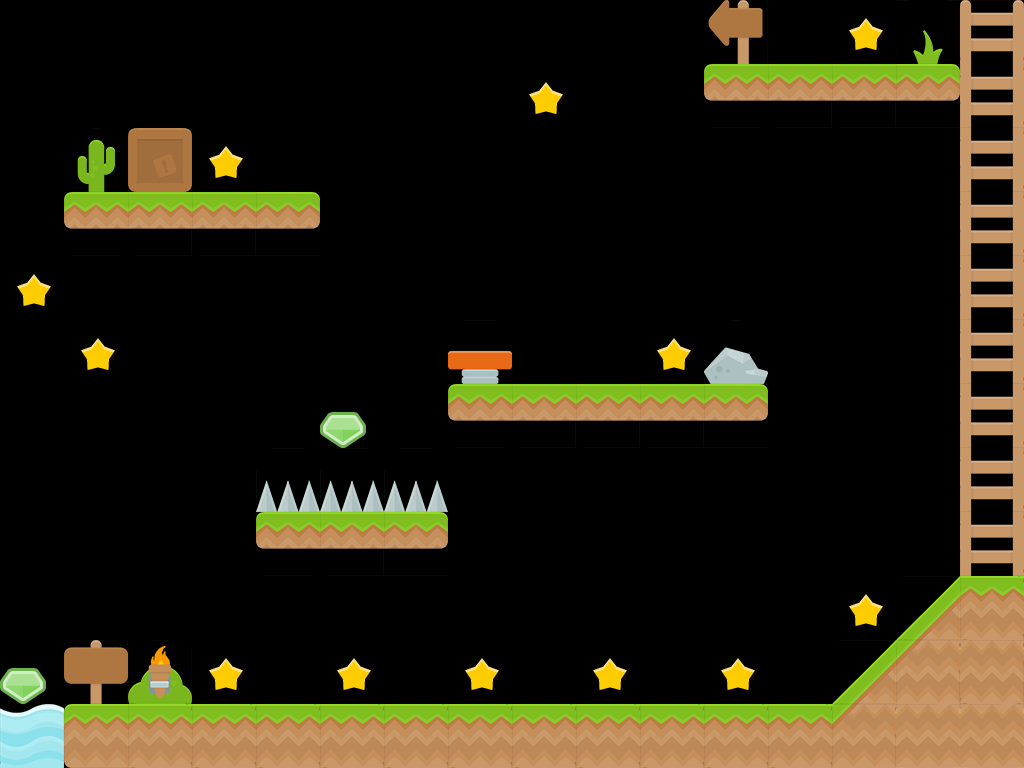

This is a level from a 2D game, rendered from its Tiled map with the project's own tilesets. A one-line summary and the map file follow, with tile-layer data summarised:
An orthogonal 16x12 tile map with 64x64 px tiles, 4 tile layers (back, blocs, collectable, game), 3 tilesets and 65 objects.

<map version="1.0" orientation="orthogonal" renderorder="left-up" width="16" height="12" tilewidth="64" tileheight="64" nextobjectid="172">
 <tileset firstgid="1" name="world-spritesheet" tilewidth="64" tileheight="64" tilecount="256" columns="8">
  <image source="world.png" width="512" height="2048" />
  <tile id="153">
   <properties>
    <property name="start" type="bool" value="true" />
   </properties>
  </tile>
 </tileset>
 <tileset firstgid="257" name="hud_star" tilewidth="64" tileheight="64" margin="1" tilecount="1" columns="1">
  <image source="../hud_star.png" width="70" height="70" />
  <tile id="0">
   <properties>
    <property name="points" value="10" />
   </properties>
  </tile>
 </tileset>
 <tileset firstgid="258" name="hud_gem_green" tilewidth="46" tileheight="36" tilecount="1" columns="1">
  <image source="../hud_gem_green.png" width="46" height="36" />
  <tile id="0">
   <properties>
    <property name="points" type="int" value="100" />
   </properties>
  </tile>
 </tileset>
 <layer name="back" width="16" height="12">
  <data>[192 cells, 25 non-empty, 13 distinct tile ids]</data>
 </layer>
 <layer name="blocs" width="16" height="12">
  <properties>
   <property name="collides" type="bool" value="true" />
  </properties>
  <data>[192 cells, 34 non-empty, 8 distinct tile ids]</data>
 </layer>
 <layer name="collectable" width="16" height="12">
  <data>[192 cells, 14 non-empty, 2 distinct tile ids]</data>
 </layer>
 <layer name="game" width="16" height="12">
  <data>[192 cells, 1 non-empty, 1 distinct tile ids]</data>
 </layer>
 <objectgroup color="#ffff00" name="stair">
  <object id="57" x="833.087" y="703.043" width="1.86957" height="1.78261" />
  <object id="58" x="835" y="701" width="2" height="2.04348" />
  <object id="59" x="836.957" y="699" width="2.13043" height="2" />
  <object id="60" x="840.913" y="694.957" width="2" height="2.04348" />
  <object id="61" x="842.87" y="692.957" width="2.13043" height="2" />
  <object id="62" x="839" y="697" width="1.86957" height="1.78261" />
  <object id="63" x="846.956" y="688.978" width="2" height="2.04348" />
  <object id="64" x="850.956" y="684.978" width="1.86957" height="1.78261" />
  <object id="65" x="848.913" y="686.978" width="2.13043" height="2" />
  <object id="66" x="845.043" y="691.021" width="1.86957" height="1.78261" />
  <object id="67" x="852.869" y="682.935" width="2" height="2.04348" />
  <object id="68" x="854.826" y="680.935" width="2.13043" height="2" />
  <object id="69" x="858.887" y="677.029" width="2" height="2.04348" />
  <object id="70" x="862.887" y="673.029" width="1.86957" height="1.78261" />
  <object id="71" x="860.844" y="675.029" width="2.13043" height="2" />
  <object id="72" x="870.843" y="665.007" width="2" height="2.04348" />
  <object id="73" x="876.756" y="658.964" width="2" height="2.04348" />
  <object id="74" x="856.974" y="679.072" width="1.86957" height="1.78261" />
  <object id="75" x="874.843" y="661.007" width="1.86957" height="1.78261" />
  <object id="76" x="864.8" y="670.986" width="2" height="2.04348" />
  <object id="77" x="868.93" y="667.05" width="1.86957" height="1.78261" />
  <object id="78" x="878.713" y="656.964" width="2.13043" height="2" />
  <object id="79" x="872.8" y="663.007" width="2.13043" height="2" />
  <object id="80" x="866.757" y="668.986" width="2.13043" height="2" />
  <object id="105" x="887.126" y="649.014" width="1.86957" height="1.78261" />
  <object id="106" x="885.083" y="651.014" width="2.13043" height="2" />
  <object id="107" x="920.926" y="615.021" width="2.13043" height="2" />
  <object id="108" x="893.169" y="643.035" width="1.86957" height="1.78261" />
  <object id="109" x="905.1" y="631.086" width="1.86957" height="1.78261" />
  <object id="110" x="889.039" y="646.971" width="2" height="2.04348" />
  <object id="111" x="883.126" y="653.014" width="2" height="2.04348" />
  <object id="112" x="890.996" y="644.971" width="2.13043" height="2" />
  <object id="113" x="926.839" y="608.978" width="2.13043" height="2" />
  <object id="114" x="917.056" y="619.064" width="1.86957" height="1.78261" />
  <object id="115" x="918.969" y="617.021" width="2" height="2.04348" />
  <object id="116" x="902.952" y="632.949" width="2.13043" height="2" />
  <object id="117" x="907.013" y="629.043" width="2" height="2.04348" />
  <object id="118" x="900.995" y="634.949" width="2" height="2.04348" />
  <object id="119" x="911.013" y="625.043" width="1.86957" height="1.78261" />
  <object id="120" x="922.969" y="613.021" width="1.86957" height="1.78261" />
  <object id="121" x="899.082" y="636.992" width="1.86957" height="1.78261" />
  <object id="122" x="895.082" y="640.992" width="2" height="2.04348" />
  <object id="123" x="924.882" y="610.978" width="2" height="2.04348" />
  <object id="124" x="897.039" y="638.992" width="2.13043" height="2" />
  <object id="125" x="912.926" y="623" width="2" height="2.04348" />
  <object id="126" x="881.213" y="655.057" width="1.86957" height="1.78261" />
  <object id="127" x="908.97" y="627.043" width="2.13043" height="2" />
  <object id="128" x="914.883" y="621" width="2.13043" height="2" />
  <object id="153" x="950.775" y="585.02" width="2.13043" height="2" />
  <object id="154" x="928.931" y="606.991" width="1.86957" height="1.78261" />
  <object id="155" x="930.844" y="604.948" width="2" height="2.04348" />
  <object id="156" x="944.732" y="590.999" width="2.13043" height="2" />
  <object id="157" x="940.862" y="595.042" width="1.86957" height="1.78261" />
  <object id="158" x="954.731" y="580.977" width="2" height="2.04348" />
  <object id="159" x="952.818" y="583.02" width="1.86957" height="1.78261" />
  <object id="160" x="942.775" y="592.999" width="2" height="2.04348" />
  <object id="161" x="946.905" y="589.063" width="1.86957" height="1.78261" />
  <object id="162" x="936.862" y="599.042" width="2" height="2.04348" />
  <object id="163" x="948.818" y="587.02" width="2" height="2.04348" />
  <object id="164" x="932.801" y="602.948" width="2.13043" height="2" />
  <object id="165" x="934.949" y="601.085" width="1.86957" height="1.78261" />
  <object id="166" x="938.819" y="597.042" width="2.13043" height="2" />
  <object id="167" x="956.688" y="578.977" width="2.13043" height="2" />
  <object id="169" x="959" y="577.047" width="2.03125" height="1.95313" />
  <object id="170" x="960.031" y="575.984" width="1.03125" height="1.03125" />
 </objectgroup>
 <objectgroup name="collision" />
</map>
